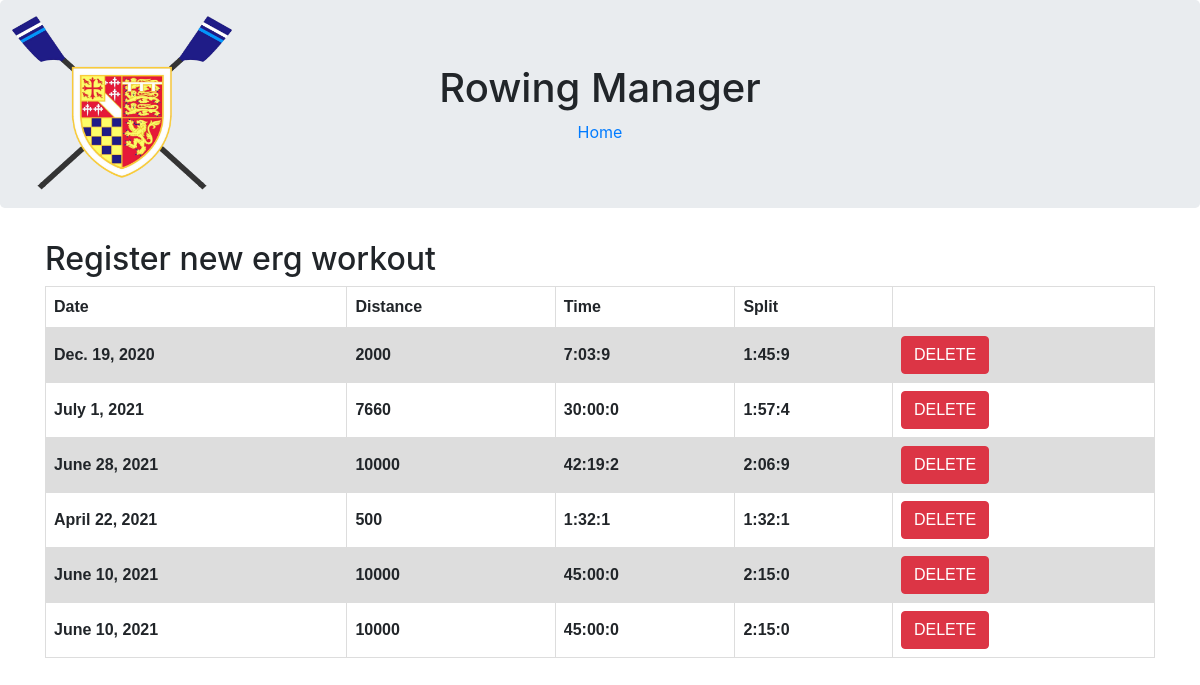
Screenshot of /myWorkouts/ (signed in) with the database file from the repository.
### manager/models.py (models this page shows)
class ErgWorkout(models.Model):
    person = models.ForeignKey(User, on_delete=models.CASCADE)
    date = models.DateField()
    distance = models.IntegerField()
    minutes = models.IntegerField()
    seconds = models.IntegerField()
    subSeconds = models.IntegerField()

### manager/views.py (the view)
# urls.py: path('myWorkouts/', views.my_workouts),
@login_required(login_url='login')
def my_workouts(request):
    workouts = ErgWorkout.objects.filter(person=request.user.id)
    context = {
        'workoutData': [workout_create_data(w) for w in workouts],
    }
    return render(request, 'view_erg_workouts.html', context)

### manager/views.py (called while the page is built)
def split(w):
    return (w.minutes * 60 + w.seconds + w.subSeconds * 0.1) / (w.distance / 500)

def workout_create_data(w):
    return {'workout': w, 'splitMin': math.floor(split(w) / 60), 'splitSec': math.floor(split(w) % 60),
     'splitSubSec': math.floor((split(w) * 10) % 10)}

### manager/templates/view_erg_workouts.html (shortened to what this page needs)
{% extends "base.html" %}
{% block content %}
<h2>Register new erg workout</h2>
<table>
    <th>Date</th>
    <th>Distance</th>
    <th>Time</th>
    <th>Split</th>
    <th></th>
    {% for wd in workoutData %}
    <tr>
        <th>{{ wd.workout.date }}</th>
        <th>{{ wd.workout.distance }}</th>
        <th>{{ wd.workout.minutes }}:{% if wd.workout.seconds < 10 %}0{% endif %}{{ wd.workout.seconds }}:{{ wd.workout.subSeconds }}</th>
        <th>{{ wd.splitMin }}:{% if wd.splitSec < 10 %}0{% endif %}{{ wd.splitSec }}:{{ wd.splitSubSec }}</th>
        <th><button onclick="deleteWorkout({{wd.workout.id}})" class="btn btn-danger">DELETE</button></th>
    </tr>
    {% endfor %}
</table>
{% endblock %}

### manager/templates/base.html (shortened to what this page needs)
<!DOCTYPE html>
<html lang="en">
<head>
    <link rel="stylesheet" href="https://maxcdn.bootstrapcdn.com/bootstrap/4.1.3/css/bootstrap.min.css">
</head>
<body>
{% load static %}
<div class="jumbotron text-center">
    <h1>Rowing Manager</h1>
    <a href="/">Home</a>
    <img style="position:absolute; left: 12px; top: 12px; height: 220px; width: 220px" src="{% static 'SECBC_Logo.png' %}" alt="My image">
</div>
<div class="container">
    {% block content %} {% endblock %}
</div>
</body>
</html>

### manager/templates/base.html (style rules this page uses)
table { font-family: arial, sans-serif; border-collapse: collapse; width: 100%; }
td, th { border: 1px solid #dddddd; text-align: left; padding: 8px; }
tr:nth-child(even) { background-color: #dddddd; }

### rows the page displays
ErgWorkout: workout "Dec. 19, 2020", workout.distance "2000", workout.minutes "7", workout.seconds "3", workout.subSeconds "9", splitMin "1", splitSec "45", splitSubSec "9"
ErgWorkout: workout "July 1, 2021", workout.distance "7660", workout.minutes "30", workout.seconds "0", workout.subSeconds "0", splitMin "1", splitSec "57", splitSubSec "4"
ErgWorkout: workout "June 28, 2021", workout.distance "10000", workout.minutes "42", workout.seconds "19", workout.subSeconds "2", splitMin "2", splitSec "6", splitSubSec "9"
ErgWorkout: workout "April 22, 2021", workout.distance "500", workout.minutes "1", workout.seconds "32", workout.subSeconds "1", splitMin "1", splitSec "32", splitSubSec "1"
ErgWorkout: workout "June 10, 2021", workout.distance "10000", workout.minutes "45", workout.seconds "0", workout.subSeconds "0", splitMin "2", splitSec "15", splitSubSec "0"
ErgWorkout: workout "June 10, 2021", workout.distance "10000", workout.minutes "45", workout.seconds "0", workout.subSeconds "0", splitMin "2", splitSec "15", splitSubSec "0"
